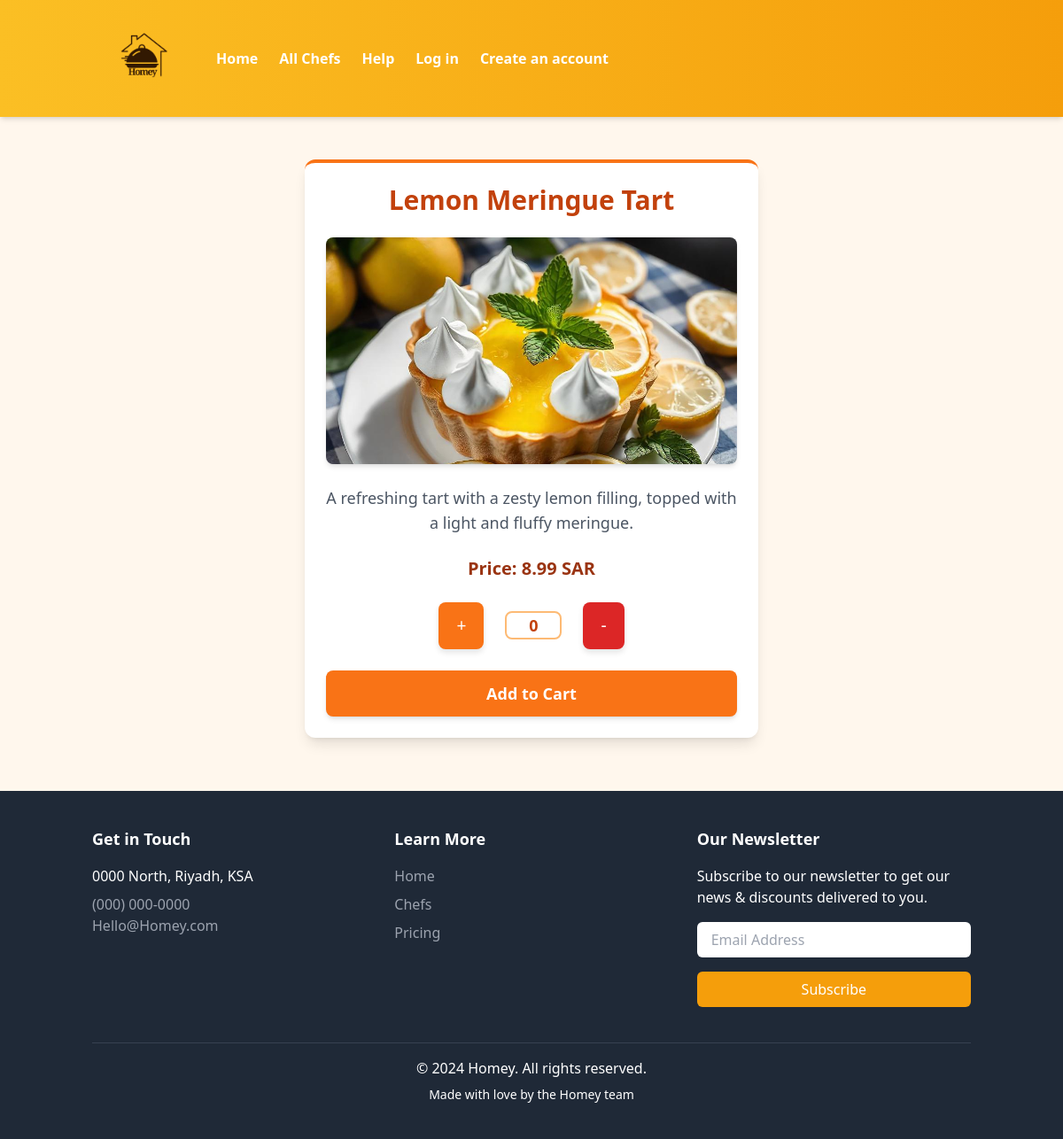
Page /dish/8/ on the committed database.
### dash/models.py (models this page shows, shortened)
class Dish(models.Model):
    chef_offering = models.ForeignKey(ChefOffering, related_name='dishes', on_delete=models.CASCADE)
    name = models.CharField(max_length=255)  # e.g., "Pasta Primavera"
    description = models.TextField()  # Description of the dish
    ingredients = models.TextField()  # e.g., "Tomatoes, Basil, Garlic, Olive Oil"
    price = models.DecimalField(max_digits=6, decimal_places=2)  # e.g., "12.99"
    image = models.ImageField(upload_to='dish_images/', blank=True, null=True)

### dash/views.py (the view)
# urls.py: path('dish/<int:singleDish_id>/' , views.singleDish , name='singleDish'),
def singleDish(request , singleDish_id):
    dish = get_object_or_404(Dish, id=singleDish_id)
    return render(request,'dash/singleDish.html', {'dish': dish})

### dash/templates/dash/singleDish.html (shortened to what this page needs)
{% load static %}
<!DOCTYPE html>
<html>
    <head>
        <script src="https://cdn.tailwindcss.com"></script>
    </head>
    <body class="bg-orange-50">
        <section class="sticky top-0 z-40 w-full bg-gradient-to-r from-amber-400 to-amber-500 shadow-md py-4">
            <div class="container mx-auto flex items-center px-6">
                <div class="mr-8">
                    <img class="w-[100px] h-[100px]" src="{% static 'images/logo.png' %}" alt="Homey Logo">
                </div>
                <div class="space-x-6 text-white font-semibold flex items-center">
                    <a href="{% url 'dash:home' %}" class="hover:text-amber-200 transition duration-200">Home</a>
                    <a href="{% url 'dash:chef' %}" class="hover:text-amber-200 transition duration-200">All Chefs</a>
                    <a href="#" class="hover:text-amber-200 transition duration-200">Help</a>
                    {% if user.is_authenticated %}
                        <a href="{% url 'dash:profile' %}" class="hover:text-amber-200 transition duration-200">Profile</a>
                        <a href="{% url 'dash:cart' %}" class="hover:text-amber-200 transition duration-200">
                            Cart
                            <span id="cartCount" class="ml-2 bg-white text-black rounded-full px-2 py-1 text-sm">0</span>
                        </a>
                        <a href="{% url 'dash:logout' %}" class="hover:text-amber-200 transition duration-200">Log out</a>
                    {% else %}
                        <a href="{% url 'dash:login' %}" class="hover:text-amber-200 transition duration-200">Log in</a>
                        <a href="{% url 'dash:signup' %}" class="hover:text-amber-200 transition duration-200">Create an account</a>
                    {% endif %}
                </div>
            </div>
        </section>
        <div class="max-w-lg mx-auto bg-white shadow-lg rounded-xl p-6 space-y-6 mt-12 border-t-4 border-orange-500">
            <h1 id="dishName" class="text-3xl font-bold text-orange-700 text-center">{{ dish.name }}</h1>
            <img src="{{ dish.image.url }}" alt="{{ dish.name }}" class="w-full h-64 object-cover rounded-lg shadow-md">
            <p class="text-gray-600 text-center text-lg">{{ dish.description }}</p>
            <p class="text-xl text-orange-800 font-semibold text-center">Price: {{ dish.price }} SAR</p>
            <div class="flex items-center justify-center space-x-6 mt-6" data-id="{{ dish.id }}">
                <button
                    onclick="addItem(this)"
                    class="increment"
                    style="background-color: #f97316; color: white; padding: 12px 20px; border-radius: 8px; outline: none; border: none; font-size: 1.2rem; box-shadow: 0 4px 6px rgba(0,0,0,0.1); transition: background-color 0.3s;">
                    +
                </button>
                <div class="border-2 border-orange-300 text-orange-700 w-16 text-center quantity rounded-lg font-semibold text-lg">
                    0
                </div>
                <button
                    onclick="addItem(this)"
                    class="decrement"
                    style="background-color: #dc2626; color: white; padding: 12px 20px; border-radius: 8px; outline: none; border: none; font-size: 1.2rem; box-shadow: 0 4px 6px rgba(0,0,0,0.1); transition: background-color 0.3s;">
                    -
                </button>
            </div>
            <button
                class="bg-orange-500 text-white px-6 py-3 rounded-lg w-full hover:bg-orange-600 focus:outline-none text-lg font-bold mt-4 shadow-md"
                onclick="addToCart()">
                Add to Cart
            </button>
        </div>
        <footer class="bg-gray-800 text-white py-10 mt-[60px]">
            <div class="container mx-auto px-4">
                <div class="grid grid-cols-1 md:grid-cols-3 gap-8 text-center md:text-left">
                    <div>
                        <h4 class="text-lg font-semibold mb-4">Get in Touch</h4>
                        <p class="mb-2">0000 North, Riyadh, KSA</p>
                        <p>
                            <a class="text-gray-400 hover:text-white transition" href="tel:+15057922430">(000) 000-0000</a>
                        </p>
                        <p>
                            <a class="text-gray-400 hover:text-white transition" href="mailto:demo@yourdomain.com">Hello@Homey.com</a>
                        </p>
                    </div>
                    <div>
                        <h4 class="text-lg font-semibold mb-4">Learn More</h4>
                        <ul class="space-y-2">
                            <li>
                                <a href="index.html" class="text-gray-400 hover:text-white transition">Home</a>
                            </li>
                            <li>
                                <a href="chefs.html" class="text-gray-400 hover:text-white transition">Chefs</a>
                            </li>
                            <li>
                                <a href="index.html" class="text-gray-400 hover:text-white transition">Pricing</a>
                            </li>
                        </ul>
                    </div>
                    <div>
                        <h4 class="text-lg font-semibold mb-4">Our Newsletter</h4>
                        <p class="mb-4">Subscribe to our newsletter to get our news & discounts delivered to you.</p>
                        <form action="#!" class="flex flex-col space-y-4">
                            <input type="email" placeholder="Email Address" class="px-4 py-2 rounded-md text-gray-800" required>
                            <button type="submit" class="bg-amber-500 hover:bg-amber-600 text-white py-2 px-4 rounded-md">
                                Subscribe
                            </button>
                        </form>
                    </div>
                </div>
                <div class="border-t border-gray-700 mt-10 pt-4 text-center">
                    <p>&copy; 2024 Homey. All rights reserved.</p>
                    <p class="text-sm mt-2">Made with love by the Homey team</p>
                </div>
            </div>
        </footer>
    </body>
</html>

### rows in the picture
Dish: name "Lemon Meringue Tart", image (picture), description "A refreshing tart with a zesty lemon filling, topped with a light and fluffy meringue.", price "8.99"
